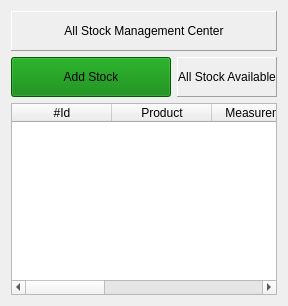
        <widget class="QWidget" name="prd01_all_stock">
         <layout class="QVBoxLayout" name="verticalLayout_9">
          <item>
           <widget class="QLabel" name="label_185">
            <property name="minimumSize">
             <size>
              <width>0</width>
              <height>40</height>
             </size>
            </property>
            <property name="styleSheet">
             <string notr="true"/>
            </property>
            <property name="frameShape">
             <enum>QFrame::Panel</enum>
            </property>
            <property name="frameShadow">
             <enum>QFrame::Raised</enum>
            </property>
            <property name="text">
             <string>All Stock Management Center</string>
            </property>
            <property name="alignment">
             <set>Qt::AlignCenter</set>
            </property>
           </widget>
          </item>
          <item>
           <layout class="QHBoxLayout" name="horizontalLayout_31">
            <item>
             <widget class="QPushButton" name="btn_add_stock">
              <property name="minimumSize">
               <size>
                <width>160</width>
                <height>40</height>
               </size>
              </property>
              <property name="maximumSize">
               <size>
                <width>160</width>
                <height>40</height>
               </size>
              </property>
              <property name="styleSheet">
               <string notr="true">background-color:#008000;</string>
              </property>
              <property name="text">
               <string>Add Stock</string>
              </property>
              <property name="icon">
               <iconset>
                <normaloff>:/finishing/add.png</normaloff>:/finishing/add.png</iconset>
              </property>
              <property name="iconSize">
               <size>
                <width>32</width>
                <height>32</height>
               </size>
              </property>
             </widget>
            </item>
            <item>
             <widget class="QLabel" name="label_178">
              <property name="minimumSize">
               <size>
                <width>0</width>
                <height>40</height>
               </size>
              </property>
              <property name="styleSheet">
               <string notr="true"/>
              </property>
              <property name="frameShape">
               <enum>QFrame::Panel</enum>
              </property>
              <property name="frameShadow">
               <enum>QFrame::Raised</enum>
              </property>
              <property name="text">
               <string>All Stock Available</string>
              </property>
              <property name="alignment">
               <set>Qt::AlignCenter</set>
              </property>
             </widget>
            </item>
           </layout>
          </item>
          <item>
           <widget class="QTableWidget" name="tw_all_stock">
            <column>
             <property name="text">
              <string>#Id</string>
             </property>
            </column>
            <column>
             <property name="text">
              <string>Product</string>
             </property>
            </column>
            <column>
             <property name="text">
              <string>Measurement</string>
             </property>
            </column>
            <column>
             <property name="text">
              <string>Quantity</string>
             </property>
            </column>
            <column>
             <property name="text">
              <string>Unit Cost</string>
             </property>
            </column>
            <column>
             <property name="text">
              <string>View/Edit</string>
             </property>
            </column>
           </widget>
          </item>
         </layout>
        </widget>
